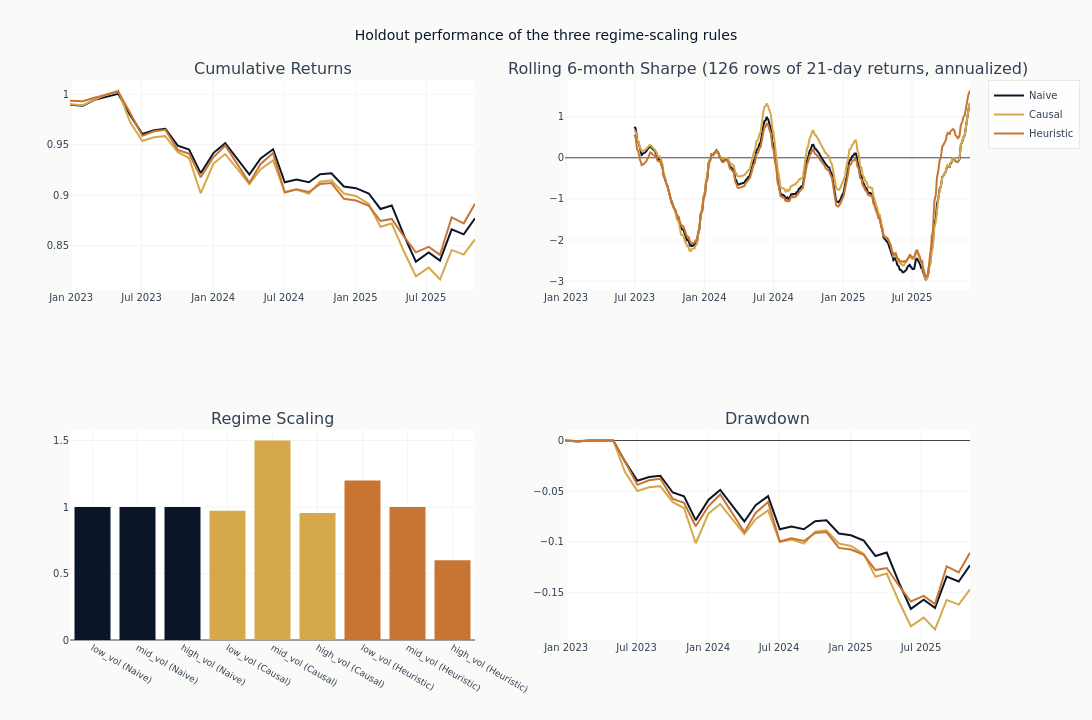

The notebook cell saved with this chart:
### Code cell
for col, label in [("naive", "Naive"), ("causal", "Causal"), ("heuristic", "Heuristic")]:
    cum = (1 + non_overlap[col]).cumprod()
    fig.add_trace(
        go.Scatter(
            x=non_overlap[date_col],
            y=cum / cum.cummax() - 1,
            name=label,
            line=dict(color=colors[col]),
            showlegend=False,
        ),
        row=2,
        col=2,
    )

fig.update_layout(
    title="Holdout performance of the three regime-scaling rules",
    height=720,
    width=1100,
    barmode="group",
    margin=dict(t=80, b=80, l=70, r=50),
)
# Nine categories at -45 degrees crowd at the default tick size.
fig.update_xaxes(tickfont=dict(size=9), row=2, col=1)
show_plotly_with_alt(
    fig,
    "Four panels comparing the naive, causal and heuristic regime-scaling rules over the "
    "holdout period, one line per rule in three of them. Top left plots cumulative net "
    "return from the non-overlapping series; top right plots a rolling six-month Sharpe "
    "ratio; bottom left is a grouped bar chart of the scaling factor each rule applies in "
    "the low, mid and high volatility regimes; bottom right plots drawdown from each rule's "
    "running peak. In all three line panels the rules track each other closely, and the "
    "cumulative curves end the holdout below where they started.",
)

### Figure 1 — Plotly figure (JSON) as saved in the notebook; plotly's stock layout.template omitted (floating-point values rounded to 4 significant figures; data arrays with more than 128 entries replaced by an {"elided": "..."} marker saying what was removed)
{"data": [{"line": {"color": "#0a1628"}, "name": "Naive", "type": "scatter", "x": ["2022-12-29T00:00:00", "2023-01-31T00:00:00", "2023-03-02T00:00:00", "2023-03-31T00:00:00", "2023-05-02T00:00:00", "2023-06-01T00:00:00", "2023-07-03T00:00:00", "2023-08-02T00:00:00", "2023-08-31T00:00:00", "2023-10-02T00:00:00", "2023-10-31T00:00:00", "2023-11-30T00:00:00", "2024-01-02T00:00:00", "2024-02-01T00:00:00", "2024-03-04T00:00:00", "2024-04-03T00:00:00", "2024-05-02T00:00:00", "2024-06-03T00:00:00", "2024-07-03T00:00:00", "2024-08-02T00:00:00", "2024-09-03T00:00:00", "2024-10-02T00:00:00", "2024-10-31T00:00:00", "2024-12-02T00:00:00", "2025-01-02T00:00:00", "2025-02-04T00:00:00", "2025-03-06T00:00:00", "2025-04-04T00:00:00", "2025-05-06T00:00:00", "2025-06-05T00:00:00", "2025-07-08T00:00:00", "2025-08-06T00:00:00", "2025-09-05T00:00:00", "2025-10-06T00:00:00", "2025-11-04T00:00:00"], "xaxis": "x", "y": [0.9896, 0.9887, 0.9945, 0.9977, 1.001, 0.9799, 0.9607, 0.9645, 0.9657, 0.9491, 0.9453, 0.9218, 0.9419, 0.9516, 0.9357, 0.9204, 0.9365, 0.9455, 0.9128, 0.9155, 0.9127, 0.9207, 0.9216, 0.9085, 0.9068, 0.9016, 0.8862, 0.8897, 0.8595, 0.8339, 0.843, 0.835, 0.8659, 0.861, 0.877], "yaxis": "y"}, {"line": {"color": "#D4A84B"}, "name": "Causal", "type": "scatter", "x": ["2022-12-29T00:00:00", "2023-01-31T00:00:00", "2023-03-02T00:00:00", "2023-03-31T00:00:00", "2023-05-02T00:00:00", "2023-06-01T00:00:00", "2023-07-03T00:00:00", "2023-08-02T00:00:00", "2023-08-31T00:00:00", "2023-10-02T00:00:00", "2023-10-31T00:00:00", "2023-11-30T00:00:00", "2024-01-02T00:00:00", "2024-02-01T00:00:00", "2024-03-04T00:00:00", "2024-04-03T00:00:00", "2024-05-02T00:00:00", "2024-06-03T00:00:00", "2024-07-03T00:00:00", "2024-08-02T00:00:00", "2024-09-03T00:00:00", "2024-10-02T00:00:00", "2024-10-31T00:00:00", "2024-12-02T00:00:00", "2025-01-02T00:00:00", "2025-02-04T00:00:00", "2025-03-06T00:00:00", "2025-04-04T00:00:00", "2025-05-06T00:00:00", "2025-06-05T00:00:00", "2025-07-08T00:00:00", "2025-08-06T00:00:00", "2025-09-05T00:00:00", "2025-10-06T00:00:00", "2025-11-04T00:00:00"], "xaxis": "x", "y": [0.9901, 0.9892, 0.9948, 0.9996, 1.004, 0.9727, 0.9537, 0.9573, 0.9585, 0.9425, 0.9368, 0.9018, 0.9315, 0.9407, 0.9255, 0.9108, 0.9257, 0.9344, 0.903, 0.9056, 0.9015, 0.9133, 0.9147, 0.9016, 0.8991, 0.8912, 0.8685, 0.8717, 0.8435, 0.8195, 0.828, 0.8162, 0.8456, 0.8409, 0.8561], "yaxis": "y"}, {"line": {"color": "#C87533"}, "name": "Heuristic", "type": "scatter", "x": ["2022-12-29T00:00:00", "2023-01-31T00:00:00", "2023-03-02T00:00:00", "2023-03-31T00:00:00", "2023-05-02T00:00:00", "2023-06-01T00:00:00", "2023-07-03T00:00:00", "2023-08-02T00:00:00", "2023-08-31T00:00:00", "2023-10-02T00:00:00", "2023-10-31T00:00:00", "2023-11-30T00:00:00", "2024-01-02T00:00:00", "2024-02-01T00:00:00", "2024-03-04T00:00:00", "2024-04-03T00:00:00", "2024-05-02T00:00:00", "2024-06-03T00:00:00", "2024-07-03T00:00:00", "2024-08-02T00:00:00", "2024-09-03T00:00:00", "2024-10-02T00:00:00", "2024-10-31T00:00:00", "2024-12-02T00:00:00", "2025-01-02T00:00:00", "2025-02-04T00:00:00", "2025-03-06T00:00:00", "2025-04-04T00:00:00", "2025-05-06T00:00:00", "2025-06-05T00:00:00", "2025-07-08T00:00:00", "2025-08-06T00:00:00", "2025-09-05T00:00:00", "2025-10-06T00:00:00", "2025-11-04T00:00:00"], "xaxis": "x", "y": [0.9938, 0.9932, 0.9967, 0.9999, 1.003, 0.982, 0.9588, 0.9633, 0.9648, 0.9449, 0.9411, 0.9177, 0.9378, 0.9493, 0.9303, 0.9121, 0.931, 0.9418, 0.9026, 0.9058, 0.9031, 0.911, 0.912, 0.8963, 0.8946, 0.8894, 0.8743, 0.8763, 0.8585, 0.8431, 0.8487, 0.8406, 0.8779, 0.872, 0.8914], "yaxis": "y"}, {"line": {"color": "#0a1628"}, "name": "Naive", "showlegend": false, "type": "scatter", "x": {"elided": "733 str values"}, "xaxis": "x2", "y": {"elided": "733 float values"}, "yaxis": "y2"}, {"line": {"color": "#D4A84B"}, "name": "Causal", "showlegend": false, "type": "scatter", "x": {"elided": "733 str values"}, "xaxis": "x2", "y": {"elided": "733 float values"}, "yaxis": "y2"}, {"line": {"color": "#C87533"}, "name": "Heuristic", "showlegend": false, "type": "scatter", "x": {"elided": "733 str values"}, "xaxis": "x2", "y": {"elided": "733 float values"}, "yaxis": "y2"}, {"marker": {"color": "#0a1628"}, "name": "Naive", "showlegend": false, "type": "bar", "x": ["low_vol (Naive)", "mid_vol (Naive)", "high_vol (Naive)"], "xaxis": "x3", "y": [1.0, 1.0, 1.0], "yaxis": "y3"}, {"marker": {"color": "#D4A84B"}, "name": "Causal", "showlegend": false, "type": "bar", "x": ["low_vol (Causal)", "mid_vol (Causal)", "high_vol (Causal)"], "xaxis": "x3", "y": [0.9716, 1.5, 0.9557], "yaxis": "y3"}, {"marker": {"color": "#C87533"}, "name": "Heuristic", "showlegend": false, "type": "bar", "x": ["low_vol (Heuristic)", "mid_vol (Heuristic)", "high_vol (Heuristic)"], "xaxis": "x3", "y": [1.2, 1.0, 0.6], "yaxis": "y3"}, {"line": {"color": "#0a1628"}, "name": "Naive", "showlegend": false, "type": "scatter", "x": ["2022-12-29T00:00:00", "2023-01-31T00:00:00", "2023-03-02T00:00:00", "2023-03-31T00:00:00", "2023-05-02T00:00:00", "2023-06-01T00:00:00", "2023-07-03T00:00:00", "2023-08-02T00:00:00", "2023-08-31T00:00:00", "2023-10-02T00:00:00", "2023-10-31T00:00:00", "2023-11-30T00:00:00", "2024-01-02T00:00:00", "2024-02-01T00:00:00", "2024-03-04T00:00:00", "2024-04-03T00:00:00", "2024-05-02T00:00:00", "2024-06-03T00:00:00", "2024-07-03T00:00:00", "2024-08-02T00:00:00", "2024-09-03T00:00:00", "2024-10-02T00:00:00", "2024-10-31T00:00:00", "2024-12-02T00:00:00", "2025-01-02T00:00:00", "2025-02-04T00:00:00", "2025-03-06T00:00:00", "2025-04-04T00:00:00", "2025-05-06T00:00:00", "2025-06-05T00:00:00", "2025-07-08T00:00:00", "2025-08-06T00:00:00", "2025-09-05T00:00:00", "2025-10-06T00:00:00", "2025-11-04T00:00:00"], "xaxis": "x4", "y": [0.0, -0.0009003, 0.0, 0.0, 0.0, -0.02068, -0.03985, -0.03608, -0.03484, -0.05142, -0.05524, -0.07875, -0.05859, -0.04894, -0.06482, -0.08006, -0.06405, -0.05499, -0.08774, -0.08503, -0.0878, -0.07982, -0.07886, -0.09197, -0.09366, -0.09894, -0.1143, -0.1108, -0.141, -0.1666, -0.1575, -0.1655, -0.1346, -0.1395, -0.1235], "yaxis": "y4"}, {"line": {"color": "#D4A84B"}, "name": "Causal", "showlegend": false, "type": "scatter", "x": ["2022-12-29T00:00:00", "2023-01-31T00:00:00", "2023-03-02T00:00:00", "2023-03-31T00:00:00", "2023-05-02T00:00:00", "2023-06-01T00:00:00", "2023-07-03T00:00:00", "2023-08-02T00:00:00", "2023-08-31T00:00:00", "2023-10-02T00:00:00", "2023-10-31T00:00:00", "2023-11-30T00:00:00", "2024-01-02T00:00:00", "2024-02-01T00:00:00", "2024-03-04T00:00:00", "2024-04-03T00:00:00", "2024-05-02T00:00:00", "2024-06-03T00:00:00", "2024-07-03T00:00:00", "2024-08-02T00:00:00", "2024-09-03T00:00:00", "2024-10-02T00:00:00", "2024-10-31T00:00:00", "2024-12-02T00:00:00", "2025-01-02T00:00:00", "2025-02-04T00:00:00", "2025-03-06T00:00:00", "2025-04-04T00:00:00", "2025-05-06T00:00:00", "2025-06-05T00:00:00", "2025-07-08T00:00:00", "2025-08-06T00:00:00", "2025-09-05T00:00:00", "2025-10-06T00:00:00", "2025-11-04T00:00:00"], "xaxis": "x4", "y": [0.0, -0.0008605, 0.0, 0.0, 0.0, -0.03102, -0.04996, -0.04634, -0.04514, -0.06108, -0.06675, -0.1016, -0.0721, -0.06285, -0.07806, -0.09266, -0.07779, -0.06912, -0.1005, -0.09787, -0.102, -0.09018, -0.08876, -0.1018, -0.1044, -0.1122, -0.1348, -0.1316, -0.1598, -0.1837, -0.1751, -0.1869, -0.1577, -0.1623, -0.1472], "yaxis": "y4"}, {"line": {"color": "#C87533"}, "name": "Heuristic", "showlegend": false, "type": "scatter", "x": ["2022-12-29T00:00:00", "2023-01-31T00:00:00", "2023-03-02T00:00:00", "2023-03-31T00:00:00", "2023-05-02T00:00:00", "2023-06-01T00:00:00", "2023-07-03T00:00:00", "2023-08-02T00:00:00", "2023-08-31T00:00:00", "2023-10-02T00:00:00", "2023-10-31T00:00:00", "2023-11-30T00:00:00", "2024-01-02T00:00:00", "2024-02-01T00:00:00", "2024-03-04T00:00:00", "2024-04-03T00:00:00", "2024-05-02T00:00:00", "2024-06-03T00:00:00", "2024-07-03T00:00:00", "2024-08-02T00:00:00", "2024-09-03T00:00:00", "2024-10-02T00:00:00", "2024-10-31T00:00:00", "2024-12-02T00:00:00", "2025-01-02T00:00:00", "2025-02-04T00:00:00", "2025-03-06T00:00:00", "2025-04-04T00:00:00", "2025-05-06T00:00:00", "2025-06-05T00:00:00", "2025-07-08T00:00:00", "2025-08-06T00:00:00", "2025-09-05T00:00:00", "2025-10-06T00:00:00", "2025-11-04T00:00:00"], "xaxis": "x4", "y": [0.0, -0.0005402, 0.0, 0.0, 0.0, -0.02068, -0.04386, -0.03935, -0.03787, -0.05771, -0.0615, -0.08486, -0.06483, -0.05332, -0.0723, -0.09044, -0.0716, -0.06082, -0.09988, -0.09667, -0.0994, -0.09152, -0.09058, -0.1062, -0.1079, -0.1131, -0.1282, -0.1261, -0.1439, -0.1592, -0.1537, -0.1617, -0.1245, -0.1305, -0.111], "yaxis": "y4"}], "layout": {"annotations": [{"font": {"size": 16}, "showarrow": false, "text": "Cumulative Returns", "x": 0.225, "xanchor": "center", "xref": "paper", "y": 1.0, "yanchor": "bottom", "yref": "paper"}, {"font": {"size": 16}, "showarrow": false, "text": "Rolling 6-month Sharpe (126 rows of 21-day returns, annualized)", "x": 0.775, "xanchor": "center", "xref": "paper", "y": 1.0, "yanchor": "bottom", "yref": "paper"}, {"font": {"size": 16}, "showarrow": false, "text": "Regime Scaling", "x": 0.225, "xanchor": "center", "xref": "paper", "y": 0.375, "yanchor": "bottom", "yref": "paper"}, {"font": {"size": 16}, "showarrow": false, "text": "Drawdown", "x": 0.775, "xanchor": "center", "xref": "paper", "y": 0.375, "yanchor": "bottom", "yref": "paper"}], "barmode": "group", "height": 720, "margin": {"b": 80, "l": 70, "r": 50, "t": 80}, "title": {"text": "Holdout performance of the three regime-scaling rules"}, "width": 1100, "xaxis": {"anchor": "y", "domain": [0.0, 0.45]}, "xaxis2": {"anchor": "y2", "domain": [0.55, 1.0]}, "xaxis3": {"anchor": "y3", "domain": [0.0, 0.45], "tickfont": {"size": 9}}, "xaxis4": {"anchor": "y4", "domain": [0.55, 1.0]}, "yaxis": {"anchor": "x", "domain": [0.625, 1.0]}, "yaxis2": {"anchor": "x2", "domain": [0.625, 1.0]}, "yaxis3": {"anchor": "x3", "domain": [0.0, 0.375]}, "yaxis4": {"anchor": "x4", "domain": [0.0, 0.375]}}}
